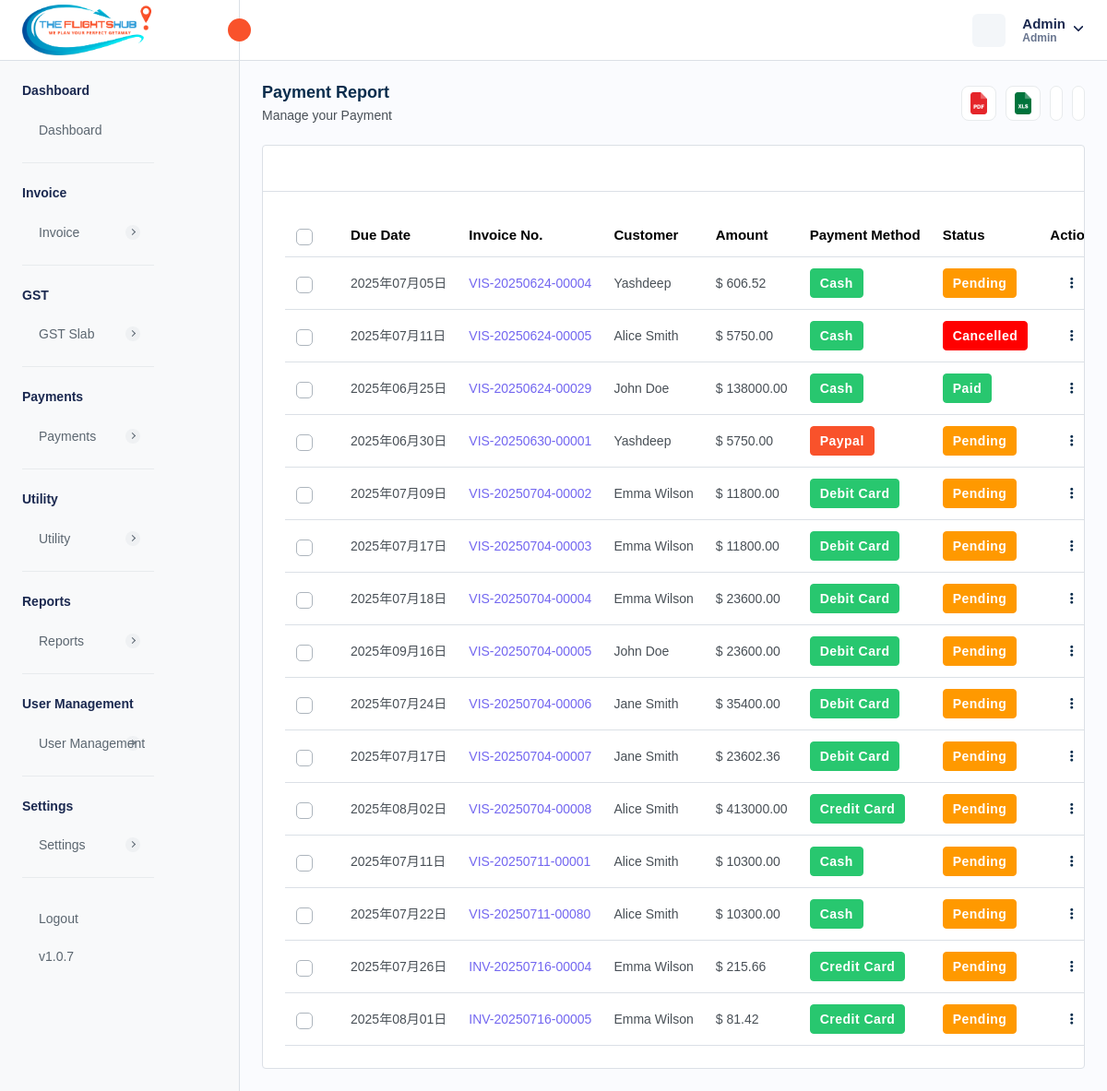
/manage-payments.php (signed in), run on an earlier commit of the app's database.
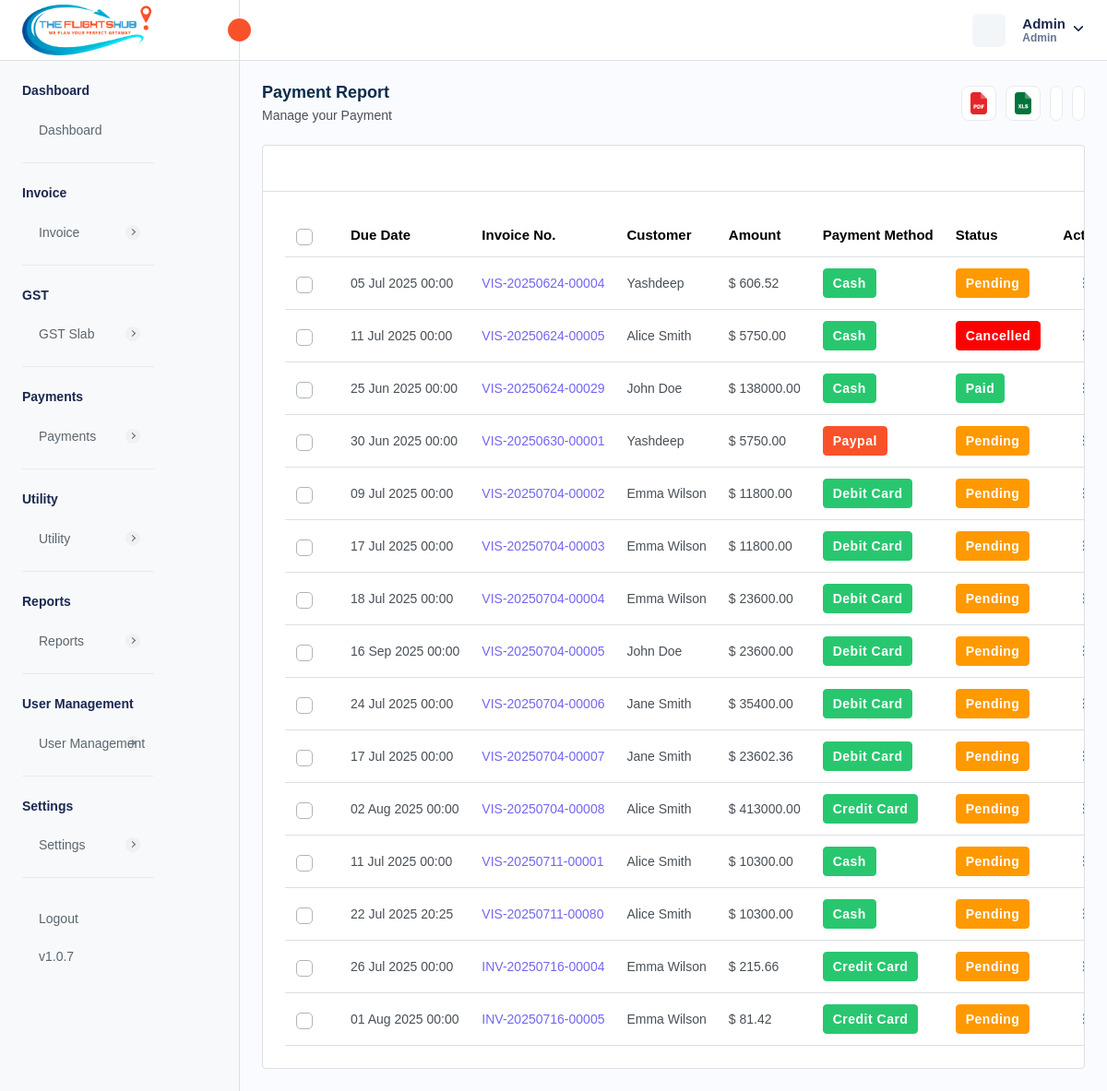
And on a later commit of the database.
### tables this page shows
CREATE TABLE `invoice` (
  `invoice_id` int NOT NULL AUTO_INCREMENT,
  `invoice_number` varchar(255) NOT NULL,
  `payment_method` enum('CREDIT_CARD','DEBIT_CARD','CASH','NET_BANKING','PAYPAL','OTHER') NOT NULL,
  `transaction_id` varchar(255) DEFAULT NULL,
  `status` enum('PAID','PENDING','CANCELLED','REFUNDED') NOT NULL,
  `amount` decimal(10,2) NOT NULL,
  `quantity` int NOT NULL,
  `tax` int NOT NULL,
  `discount` decimal(10,2) NOT NULL,
  `total_amount` decimal(10,2) NOT NULL,
  `due_date` varchar(255) DEFAULT NULL,
  `customer_id` int DEFAULT NULL,
  `service_id` json DEFAULT NULL,
  `description` longtext,
  `created_at` timestamp NULL DEFAULT CURRENT_TIMESTAMP,
  `updated_at` timestamp NULL DEFAULT CURRENT_TIMESTAMP ON UPDATE CURRENT_TIMESTAMP,
  `is_active` int NOT NULL DEFAULT '1',
  `reminder_enabled` int NOT NULL DEFAULT '0',
  `reminder_count` int NOT NULL DEFAULT '0',
  `created_by` int NOT NULL,
  `from_date` varchar(255) DEFAULT NULL,
  `to_date` varchar(255) DEFAULT NULL,
  `invoice_type` enum('FIXED','RECURSIVE') DEFAULT 'FIXED',
  `invoice_title` varchar(255) DEFAULT NULL,
  `gst_status` enum('PAID','HOLD','CANCELLED') DEFAULT 'HOLD',
  `travel_date` varchar(45) DEFAULT NULL,
  PRIMARY KEY (`invoice_id`),
  UNIQUE KEY `invoice_number_UNIQUE` (`invoice_number`),
  UNIQUE KEY `transaction_id_UNIQUE` (`transaction_id`)
);

CREATE TABLE `localization_settings` (
  `id` int NOT NULL AUTO_INCREMENT,
  `language` varchar(50) DEFAULT 'English',
  `timezone` varchar(100) DEFAULT 'UTC',
  `date_format` varchar(20) DEFAULT 'd M Y',
  `time_format` varchar(10) DEFAULT '12',
  `currency_id` int DEFAULT NULL,
  `created_at` datetime DEFAULT CURRENT_TIMESTAMP,
  `updated_at` datetime DEFAULT CURRENT_TIMESTAMP ON UPDATE CURRENT_TIMESTAMP,
  PRIMARY KEY (`id`)
);

CREATE TABLE `customer` (
  `customer_id` int NOT NULL AUTO_INCREMENT,
  `customer_name` varchar(255) NOT NULL,
  `customer_phone` varchar(15) DEFAULT NULL,
  `customer_email` varchar(255) DEFAULT NULL,
  `customer_address` text,
  `ship_name` varchar(255) DEFAULT NULL,
  `ship_phone` varchar(15) DEFAULT NULL,
  `ship_email` varchar(255) DEFAULT NULL,
  `ship_address` text,
  `isActive` int DEFAULT '1',
  `created_at` timestamp NULL DEFAULT CURRENT_TIMESTAMP,
  `updated_at` timestamp NULL DEFAULT NULL ON UPDATE CURRENT_TIMESTAMP,
  `customer_state` varchar(45) DEFAULT NULL,
  `customer_city` int DEFAULT NULL,
  `gst_number` varchar(45) DEFAULT NULL,
  PRIMARY KEY (`customer_id`),
  UNIQUE KEY `customer_phone_UNIQUE` (`customer_phone`),
  UNIQUE KEY `customer_email_UNIQUE` (`customer_email`),
  UNIQUE KEY `gst_number_UNIQUE` (`gst_number`)
);

### manage-payments.php (the view, shortened to what the changed rows need)
<?php
require "./database/config.php";
try {
    $stmtFetchInvoices = $db->prepare("SELECT * FROM invoice
    INNER JOIN customer
    ON customer.customer_id = invoice.customer_id
    WHERE invoice.is_active = 1
    ");
    if ($stmtFetchInvoices->execute()) {
        $invoices = $stmtFetchInvoices->get_result();
    } else {
        $_SESSION['error'] = 'Error for fetching customers';
    }
    $stmtFetchLocalizationSettings = $db->prepare("SELECT * FROM localization_settings INNER JOIN currency ON localization_settings.currency_id = currency.currency_id;");
    $stmtFetchLocalizationSettings->execute();
    $localizationSettings = $stmtFetchLocalizationSettings->get_result()->fetch_array(MYSQLI_ASSOC);
} catch (Exception $e) {
    $_SESSION['error'] = $e;
}
?>
<!DOCTYPE html>
<html lang="en">
<head>
    <link rel="stylesheet" href="assets/css/bootstrap.min.css" />
    <link rel="stylesheet" href="assets/css/bootstrap-datetimepicker.min.css" />
    <link rel="stylesheet" href="assets/plugins/daterangepicker/daterangepicker.css" />
    <link rel="stylesheet" href="assets/css/animate.css" />
    <link rel="stylesheet" href="assets/plugins/select2/css/select2.min.css" />
    <link rel="stylesheet" href="assets/css/dataTables.bootstrap5.min.css" />
    <link rel="stylesheet" href="assets/plugins/fontawesome/css/fontawesome.min.css" />
    <link rel="stylesheet" href="assets/plugins/fontawesome/css/all.min.css" />
    <link rel="stylesheet" href="assets/css/style.css" />
    <link rel="stylesheet" href="https://cdn.jsdelivr.net/npm/notyf@3/notyf.min.css" />
</head>
<body>
    <div class="main-wrapper">
        <div class="page-wrapper">
            <div class="content">
                <div class="card table-list-card">
                    <div class="card-body">
                        <div class="table-responsive">
                            <table id="myTable" class="table datanew">
                                <thead>
                                    <tr>
                                        <th class="no-sort">
                                            <label class="checkboxs">
                                                <span class="checkmarks"></span>
                                            </label>
                                        </th>
                                        <th>Due Date</th>
                                        <th>Invoice No.</th>
                                        <th>Customer</th>
                                        <th>Amount</th>
                                        <th>Payment Method</th>
                                        <th>Status</th>
                                        <th class="no-sort text-center">Action</th>
                                    </tr>
                                </thead>
                                <tbody>
                                    <?php foreach ($invoices->fetch_all(MYSQLI_ASSOC) as $invoice) { ?>
                                        <tr>
                                            <td>
                                                <label class="checkboxs">
                                                    <span class="checkmarks"></span>
                                                </label>
                                            </td>
                                            <td><?php $date = new DateTime($invoice['due_date']);
                                            echo $date->format(isset($localizationSettings["date_format"]) ? $localizationSettings["date_format"] : "d M Y") ?>
                                            </td>
                                            <td class="ref-number"><?php echo $invoice['invoice_number'] ?></td>
                                            <td>
                                                <?php echo $invoice['customer_name'] ?>
                                            </td>
                                            <td> <?php echo (isset($localizationSettings["currency_symbol"]) ? $localizationSettings["currency_symbol"] : "$") . " " . $invoice['total_amount'] ?>
                                            </td>
                                            <td class="payment-info">
                                                <?php if ($invoice['payment_method'] == 'CREDIT_CARD') { ?>
                                                    <span class="badge badge-lg bg-success">Credit Card</span>
                                                <?php } elseif ($invoice['payment_method'] == 'DEBIT_CARD') { ?>
                                                    <span class="badge badge-lg bg-success">Debit Card</span>
                                                <?php } elseif ($invoice['payment_method'] == 'CASH') { ?>
                                                    <span class="badge badge-lg bg-success">Cash</span>
                                                <?php } elseif ($invoice['payment_method'] == 'NET_BANKING') { ?>
                                                    <span class="badge badge-lg bg-primary">Net Banking</span>
                                                <?php } elseif ($invoice['payment_method'] == 'PAYPAL') { ?>
                                                    <span class="badge badge-lg bg-primary">Paypal</span>
                                                <?php } elseif ($invoice['payment_method'] == 'OTHER') { ?>
                                                    <span class="badge badge-lg bg-warning">Other</span>
                                                <?php } ?>
                                            </td>
                                            <td>
                                                <?php if ($invoice['status'] == 'PAID') { ?>
                                                    <span class="badge badge-lg bg-success">Paid</span>
                                                <?php } elseif ($invoice['status'] == 'CANCELLED') { ?>
                                                    <span class="badge badge-lg bg-danger">Cancelled</span>
                                                <?php } elseif ($invoice['status'] == 'PENDING') { ?>
                                                    <span class="badge badge-lg bg-warning">Pending</span>
                                                <?php } elseif ($invoice['status'] == 'REFUNDED') { ?>
                                                    <span class="badge badge-lg bg-primary">Refunded</span>
                                                <?php } ?>
                                            </td>
                                            <td class="text-center">
                                                <a class="action-set" href="javascript:void(0);" data-bs-toggle="dropdown"
                                                    aria-expanded="true">
                                                    <i class="fa fa-ellipsis-v" aria-hidden="true"></i>
                                                </a>
                                            </td>
                                        </tr>
                                    <?php } ?>
                                </tbody>
                            </table>
                        </div>
                    </div>
                </div>
            </div>
        </div>
    </div>
</body>
</html>

What changed in the data, as far as the page shows it:
changed through a linked row, invoice "VIS-20250624-00004": due_date.date_format "2025年07月05日" → "05 Jul 2025 00:00"
changed through a linked row, invoice "VIS-20250624-00005": due_date.date_format "2025年07月11日" → "11 Jul 2025 00:00"
changed through a linked row, invoice "VIS-20250624-00029": due_date.date_format "2025年06月25日" → "25 Jun 2025 00:00"
changed through a linked row, invoice "VIS-20250630-00001": due_date.date_format "2025年06月30日" → "30 Jun 2025 00:00"
changed through a linked row, invoice "VIS-20250704-00002": due_date.date_format "2025年07月09日" → "09 Jul 2025 00:00"
changed through a linked row, invoice "VIS-20250704-00003": due_date.date_format "2025年07月17日" → "17 Jul 2025 00:00"
changed through a linked row, invoice "VIS-20250704-00004": due_date.date_format "2025年07月18日" → "18 Jul 2025 00:00"
changed through a linked row, invoice "VIS-20250704-00005": due_date.date_format "2025年09月16日" → "16 Sep 2025 00:00"
changed through a linked row, invoice "VIS-20250704-00006": due_date.date_format "2025年07月24日" → "24 Jul 2025 00:00"
changed through a linked row, invoice "VIS-20250704-00007": due_date.date_format "2025年07月17日" → "17 Jul 2025 00:00"
changed invoice "VIS-20250704-00008": due_date.date_format "2025年08月02日" → "02 Aug 2025 00:00"
changed through a linked row, invoice "VIS-20250711-00001": due_date.date_format "2025年07月11日" → "11 Jul 2025 00:00"
changed through a linked row, invoice "VIS-20250711-00080": due_date.date_format "2025年07月22日" → "22 Jul 2025 20:25"
changed through a linked row, invoice "INV-20250716-00004": due_date.date_format "2025年07月26日" → "26 Jul 2025 00:00"
changed through a linked row, invoice "INV-20250716-00005": due_date.date_format "2025年08月01日" → "01 Aug 2025 00:00"
